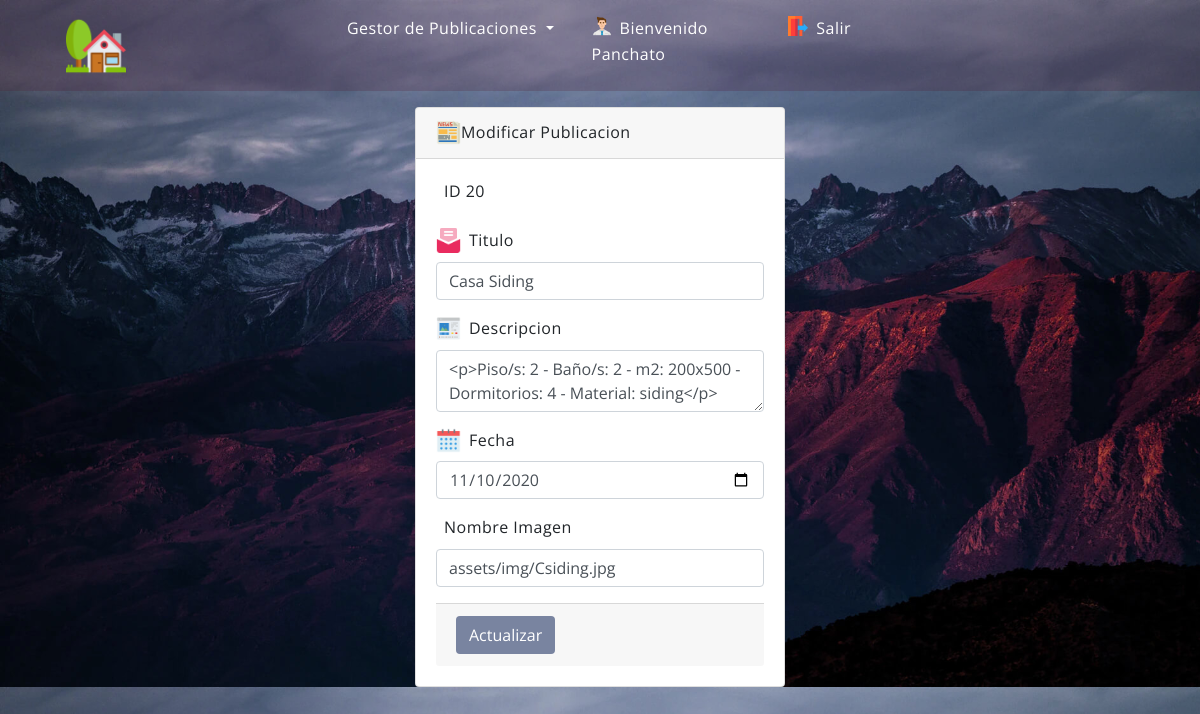
Screenshot of /modificar.php?id=20 (signed in) with the database file from the repository.
### tables this page shows
CREATE TABLE `publicacion` (
  `id` int(10) UNSIGNED NOT NULL,
  `titulo` varchar(100) NOT NULL,
  `descripcion` varchar(250) NOT NULL,
  `fecha` date NOT NULL,
  `imagen` varchar(100) NOT NULL
);

### modificar.php (the view, shortened to what this page needs)
<?php require_once "templates/headerTrabajos.php";
?>
<?php
    $conexion = conectar();
$titulo = '';
$descripcion= '';
$imagen = '';
if  (isset($_GET['id'])) {
  $id = $_GET['id'];
  $sql = "SELECT * FROM publicacion WHERE id=$id";
  $result = mysqli_query($conexion, $sql);
  if (mysqli_num_rows($result) == 1) {
    $id = $_GET['id'];
    $mostrar = mysqli_fetch_array($result);
    $titulo = $mostrar['titulo'];
    $descripcion = $mostrar['descripcion'];
    $imagen = $mostrar['imagen'];
  }
}
?>
<main class="container-fluid mt-3">
<div class="row">
    <div class="col-lg-4 col-md-6 col-sm-12 mx-auto">
        <div class="card">
            <div class="card-header">
            <img class="img-fluid" src="assets/img/newspaper.png">
            <span class="pr-3">Modificar Publicacion</span>
        </div>
        <div class="card-body">
        <form action="modificar.php?id=<?php echo $_GET['id']; ?>" method="POST" >
            <div class="form-group">
              <label for="titulo-txt" class="pl-2">ID</label>
              <span><?php echo $id?></span>
            </div>
            <div class="form-group">
              <label for="titulo-txt" class="pl-2">Titulo</label>
              <img class="img-fluid" src="assets/img/doc.png">
              <input required type="text"  name="titulo-txt" class="form-control" value="<?php echo $titulo?>">
            </div>
            <div class="form-group">
              <label for="descripcion-txt"class="pl-2">Descripcion</label>
              <img class="img-fluid" src="assets/img/description.png">
              <textarea id="descripcion-txt" type="textarea"  name="descripcion-txt" required class="form-control"><?php echo $descripcion?></textarea>
            </div>
            <div class="form-group">
              <label for="fecha-dt" class="pl-2">Fecha</label>
              <img class="img-fluid" src="assets/img/calendar.png">
              <?php $fcha = date("Y-m-d");?>
              <input type="date" id="imagen-bob" name="fecha-dt" required class="form-control" value="<?php echo $fcha;?>" min="<?php echo $fcha;?>" placeholder="dd-mm-yyyy" max="3000-12-12">
            </div>
            <div class="form-group">
            <label for="imagen-bob" class="pl-2">Nombre Imagen</label>
            <input required type="text" pattern="[a-zA-Z0-9_]+[/][a-zA-Z0-9_]+[/][a-zA-Z0-9_]*[.](png|jpg|jpeg)" id="imagen-bob" name="imagen-bob" class="form-control" value="<?php echo $imagen?>">
            </div>
            <div class="card-footer">
              <button type="submit" name="actualizar"  class="btn bg-cardheader text-white">Actualizar</button>
          </div>
            </form>
        </div>
    </div>
</div>
<?php require_once "templates/footerTrabajos.php"; ?>

### assets/css/publicacion.css (style rules this page uses)
:root { --fondo:url('../img/fondo.jpg'); --header:rgba(80, 21, 43, 0.21); --color-2:rgba(28, 51, 164, 0.72); --cardbody:url('../img/copy.jpg'); --cardfonts:"Roboto"; }
.img-fluid { height: 25px; float:left; }
.bg-cardheader { background:#7984A0; }
.bg-bodyfondo { background: var(--fondo); background-size:cover; }

### assets/css/estilos.css (style rules this page uses)
html, body { margin: 0; padding: 0; }
body { width: 100%; height: 100%; font-family: sans-serif; letter-spacing: 0.03em; line-height: 1.6; font-family: 'Open Sans', sans-serif; }

### rows the page displays
publicacion: titulo-txt "Casa Siding", descripcion-txt "<p>Piso/s: 2 - Baño/s: 2 - m2: 200x500 - Dormitorios: 4 - Material: siding</p>", imagen-bob "assets/img/Csiding.jpg"

### other values shown
$usuario->nombre "Panchato"
$id "20"
